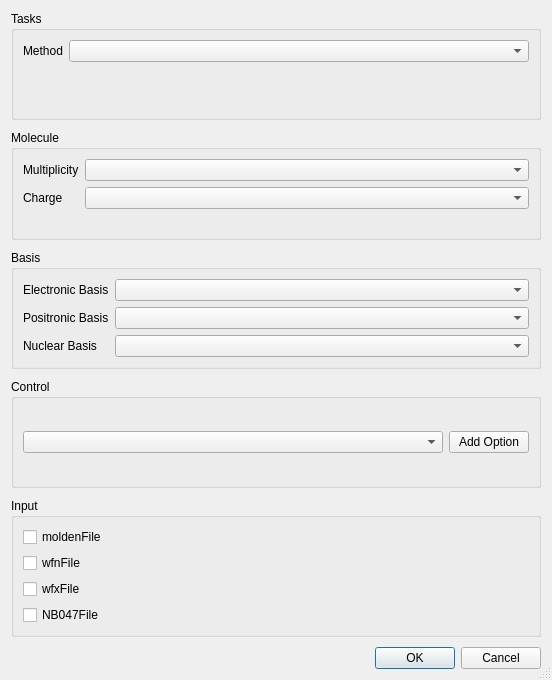
<?xml version="1.0" encoding="UTF-8"?>
<ui version="4.0">
 <class>Dialog</class>
 <widget class="QDialog" name="Dialog">
  <property name="geometry">
   <rect>
    <x>0</x>
    <y>0</y>
    <width>552</width>
    <height>680</height>
   </rect>
  </property>
  <property name="windowTitle">
   <string>Dialog</string>
  </property>
  <property name="sizeGripEnabled">
   <bool>true</bool>
  </property>
  <layout class="QVBoxLayout" name="verticalLayout">
   <property name="contentsMargins">
    <rect>
     <x>16</x>
     <y>16</y>
     <width>16</width>
     <height>16</height>
    </rect>
    <number>16</number>
    <number>16</number>
    <number>16</number>
   </property>
   <property name="spacing">
    <number>10</number>
   </property>
   <item>
    <widget class="QGroupBox" name="task_box">
     <property name="title">
      <string>Tasks</string>
     </property>
     <layout class="QFormLayout" name="formLayout_3">
      <property name="contentsMargins">
    <rect>
     <x>10</x>
     <y>10</y>
     <width>10</width>
     <height>10</height>
    </rect>
       <number>10</number>
       <number>10</number>
       <number>10</number>
      </property>
      <item row="0" column="0">
       <widget class="QLabel" name="task_label">
        <property name="text">
         <string>Method</string>
        </property>
       </widget>
      </item>
      <item row="0" column="1">
       <widget class="QComboBox" name="metodo_combobox">
        <property name="sizePolicy">
         <sizepolicy hsizetype="Expanding" vsizetype="Fixed">
          <horstretch>0</horstretch>
          <verstretch>0</verstretch>
         </sizepolicy>
        </property>
       </widget>
      </item>
     </layout>
    </widget>
   </item>
   <item>
    <widget class="QGroupBox" name="molecule_box">
     <property name="title">
      <string>Molecule</string>
     </property>
     <layout class="QFormLayout" name="formLayout_2">
      <property name="contentsMargins">
    <rect>
     <x>10</x>
     <y>10</y>
     <width>10</width>
     <height>10</height>
    </rect>
       <number>10</number>
       <number>10</number>
       <number>10</number>
      </property>
      <item row="0" column="0">
       <widget class="QLabel" name="mult_label">
        <property name="text">
         <string>Multiplicity</string>
        </property>
       </widget>
      </item>
      <item row="0" column="1">
       <widget class="QComboBox" name="mult_qcombobox">
        <property name="sizePolicy">
         <sizepolicy hsizetype="Expanding" vsizetype="Fixed">
          <horstretch>0</horstretch>
          <verstretch>0</verstretch>
         </sizepolicy>
        </property>
       </widget>
      </item>
      <item row="1" column="0">
       <widget class="QLabel" name="charge_label">
        <property name="text">
         <string>Charge</string>
        </property>
       </widget>
      </item>
      <item row="1" column="1">
       <widget class="QComboBox" name="charge_qcombobox">
        <property name="sizePolicy">
         <sizepolicy hsizetype="Expanding" vsizetype="Fixed">
          <horstretch>0</horstretch>
          <verstretch>0</verstretch>
         </sizepolicy>
        </property>
       </widget>
      </item>
     </layout>
    </widget>
   </item>
   <item>
    <widget class="QGroupBox" name="basis_box">
     <property name="title">
      <string>Basis</string>
     </property>
     <layout class="QFormLayout" name="formLayout">
      <property name="contentsMargins">
    <rect>
     <x>10</x>
     <y>10</y>
     <width>10</width>
     <height>10</height>
    </rect>
       <number>10</number>
       <number>10</number>
       <number>10</number>
      </property>
      <item row="0" column="0">
       <widget class="QLabel" name="electronic_basis_label">
        <property name="text">
         <string>Electronic Basis</string>
        </property>
       </widget>
      </item>
      <item row="0" column="1">
       <widget class="QComboBox" name="electronic_qcombox">
        <property name="sizePolicy">
         <sizepolicy hsizetype="Expanding" vsizetype="Fixed">
          <horstretch>0</horstretch>
          <verstretch>0</verstretch>
         </sizepolicy>
        </property>
       </widget>
      </item>
      <item row="1" column="0">
       <widget class="QLabel" name="positronic_basis_label">
        <property name="text">
         <string>Positronic Basis</string>
        </property>
       </widget>
      </item>
      <item row="1" column="1">
       <widget class="QComboBox" name="positronic_qcombox">
        <property name="sizePolicy">
         <sizepolicy hsizetype="Expanding" vsizetype="Fixed">
          <horstretch>0</horstretch>
          <verstretch>0</verstretch>
         </sizepolicy>
        </property>
       </widget>
      </item>
      <item row="2" column="0">
       <widget class="QLabel" name="nuclear_basis_label">
        <property name="text">
         <string>Nuclear Basis</string>
        </property>
       </widget>
      </item>
      <item row="2" column="1">
       <widget class="QComboBox" name="nuclear_qcombobox">
        <property name="sizePolicy">
         <sizepolicy hsizetype="Expanding" vsizetype="Fixed">
          <horstretch>0</horstretch>
          <verstretch>0</verstretch>
         </sizepolicy>
        </property>
       </widget>
      </item>
     </layout>
    </widget>
   </item>
   <item>
    <widget class="QGroupBox" name="control_box">
     <property name="title">
      <string>Control</string>
     </property>
     <layout class="QHBoxLayout" name="controlLayout">
      <property name="contentsMargins">
    <rect>
     <x>10</x>
     <y>10</y>
     <width>10</width>
     <height>10</height>
    </rect>
       <number>10</number>
       <number>10</number>
       <number>10</number>
      </property>
      <item>
       <widget class="QComboBox" name="control_comboBox">
        <property name="sizePolicy">
         <sizepolicy hsizetype="Expanding" vsizetype="Fixed">
          <horstretch>0</horstretch>
          <verstretch>0</verstretch>
         </sizepolicy>
        </property>
       </widget>
      </item>
      <item>
       <widget class="QPushButton" name="Task_pushButton">
        <property name="sizePolicy">
         <sizepolicy hsizetype="Fixed" vsizetype="Fixed">
          <horstretch>0</horstretch>
          <verstretch>0</verstretch>
         </sizepolicy>
        </property>
        <property name="text">
         <string>Add Option</string>
        </property>
       </widget>
      </item>
     </layout>
    </widget>
   </item>
   <item>
    <widget class="QGroupBox" name="input_box">
     <property name="title">
      <string>Input</string>
     </property>
     <layout class="QVBoxLayout" name="verticalLayout_2">
      <property name="contentsMargins">
    <rect>
     <x>10</x>
     <y>10</y>
     <width>10</width>
     <height>10</height>
    </rect>
       <number>10</number>
       <number>10</number>
       <number>10</number>
      </property>
      <item>
       <widget class="QCheckBox" name="moldenfile_checkBox">
        <property name="text">
         <string>moldenFile</string>
        </property>
       </widget>
      </item>
      <item>
       <widget class="QCheckBox" name="wfn_checkBox">
        <property name="text">
         <string>wfnFile</string>
        </property>
       </widget>
      </item>
      <item>
       <widget class="QCheckBox" name="wfx_checkBox">
        <property name="text">
         <string>wfxFile</string>
        </property>
       </widget>
      </item>
      <item>
       <widget class="QCheckBox" name="NB047_checkBox">
        <property name="text">
         <string>NB047File</string>
        </property>
       </widget>
      </item>
     </layout>
    </widget>
   </item>
   <item>
    <widget class="QDialogButtonBox" name="buttonBox">
     <property name="orientation">
      <enum>Qt::Orientation::Horizontal</enum>
     </property>
     <property name="standardButtons">
      <set>QDialogButtonBox::StandardButton::Cancel|QDialogButtonBox::StandardButton::Ok</set>
     </property>
    </widget>
   </item>
  </layout>
 </widget>
 <resources/>
 <connections/>
</ui>
